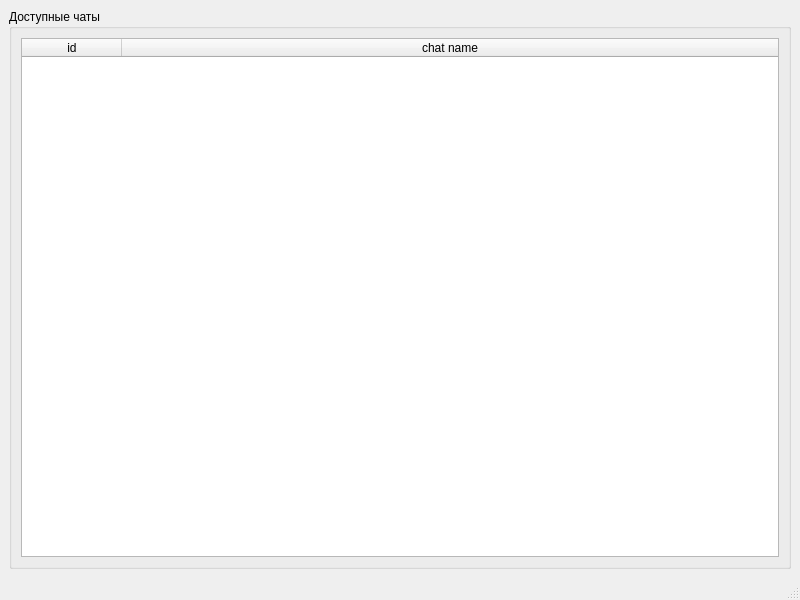
<?xml version="1.0" encoding="UTF-8"?>
<ui version="4.0">
 <class>MainWindow</class>
 <widget class="QMainWindow" name="MainWindow">
  <property name="geometry">
   <rect>
    <x>0</x>
    <y>0</y>
    <width>800</width>
    <height>600</height>
   </rect>
  </property>
  <property name="windowTitle">
   <string>MainWindow</string>
  </property>
  <widget class="QWidget" name="centralwidget">
   <layout class="QVBoxLayout" name="verticalLayout_2">
    <item>
     <widget class="QGroupBox" name="groupBox">
      <property name="title">
       <string>Доступные чаты</string>
      </property>
      <layout class="QVBoxLayout" name="verticalLayout">
       <item>
        <widget class="QTableWidget" name="tableWidget">
         <property name="editTriggers">
          <set>QAbstractItemView::AnyKeyPressed</set>
         </property>
         <property name="selectionBehavior">
          <enum>QAbstractItemView::SelectRows</enum>
         </property>
         <attribute name="horizontalHeaderStretchLastSection">
          <bool>true</bool>
         </attribute>
         <attribute name="verticalHeaderVisible">
          <bool>false</bool>
         </attribute>
         <column>
          <property name="text">
           <string>id</string>
          </property>
         </column>
         <column>
          <property name="text">
           <string>chat name</string>
          </property>
         </column>
        </widget>
       </item>
      </layout>
     </widget>
    </item>
   </layout>
  </widget>
  <widget class="QMenuBar" name="menubar">
   <property name="geometry">
    <rect>
     <x>0</x>
     <y>0</y>
     <width>800</width>
     <height>26</height>
    </rect>
   </property>
  </widget>
  <widget class="QStatusBar" name="statusbar"/>
 </widget>
 <resources/>
 <connections/>
</ui>
